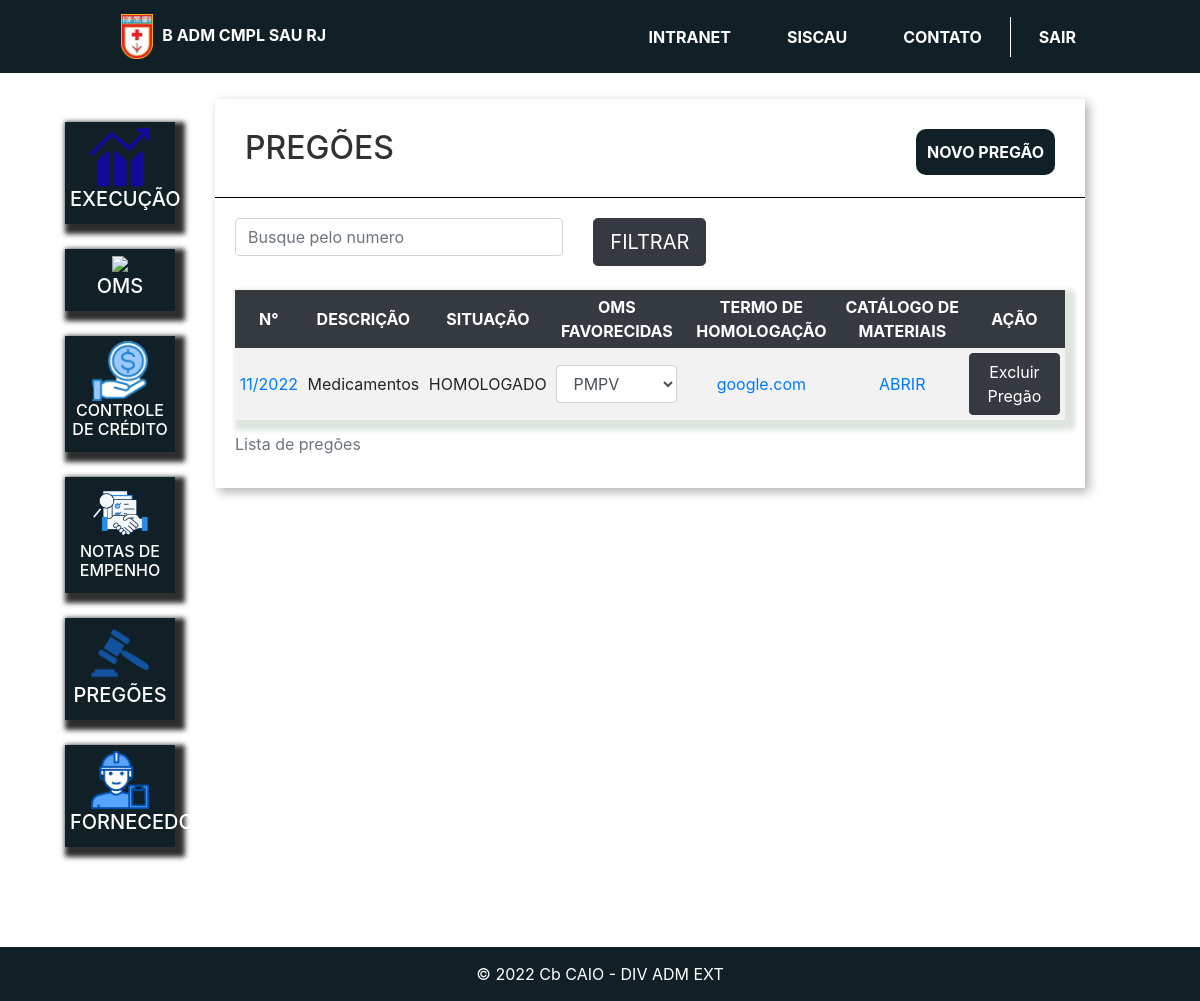
Before: /pregoes/ (signed in) with the older database file.
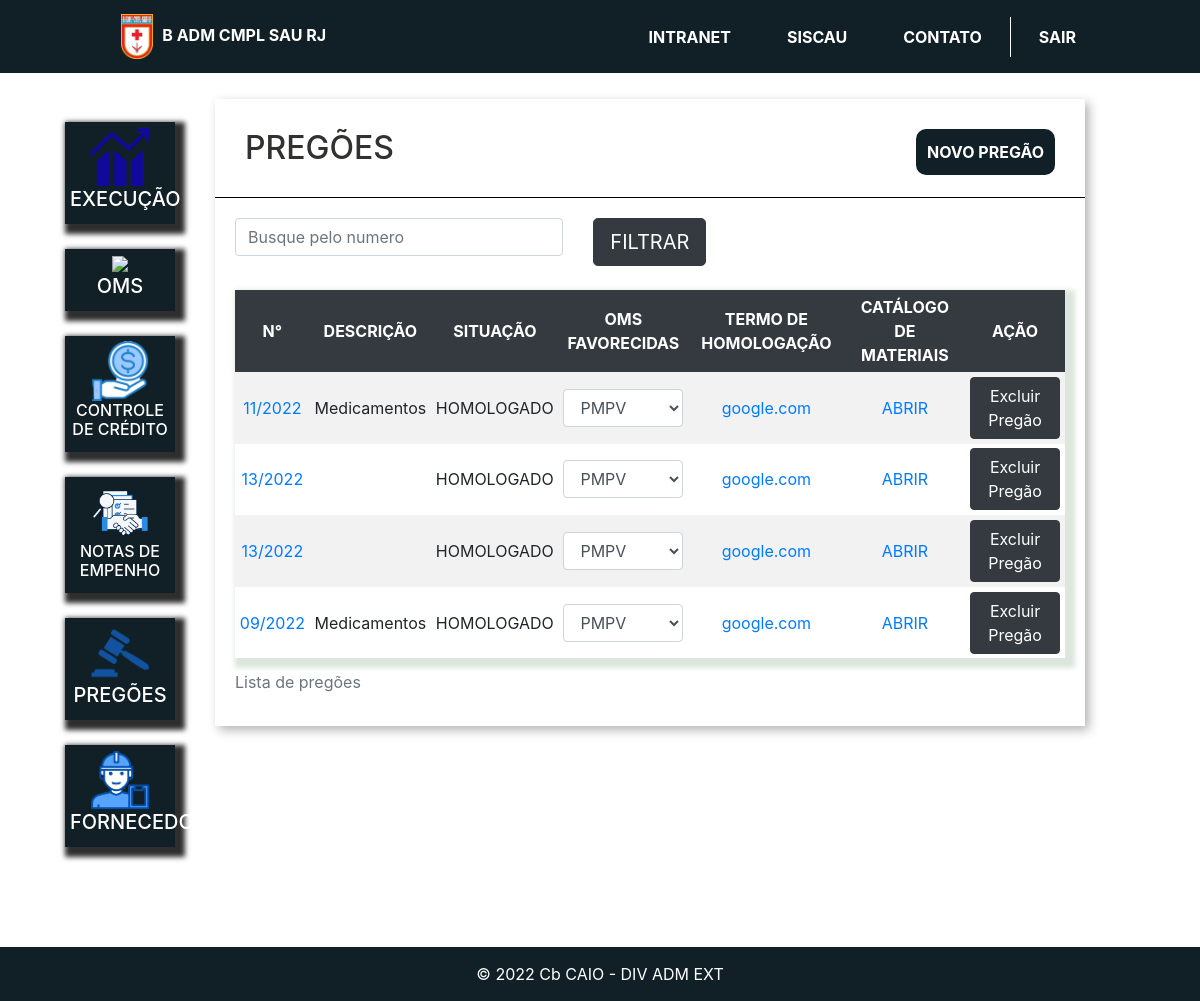
After: the same page with the newer database file.
### pregoes/models.py (models this page shows, shortened)
class Pregao(models.Model):
    SITUACAO_CHICES = (
    ('HOMOLOGADO','HOMOLOGADO'),
    ('CJU','CJU'),
    )
    saldo_homologado = models.FloatField()
    pregao = models.CharField(max_length=7, null=False, blank=False)
    situacao = models.CharField(max_length=20, choices=SITUACAO_CHICES)
    descrição = models.CharField(max_length=200, null=False, blank=False)
    oms_favorecidas = models.ManyToManyField("oms.Om")
    termo_homolocao = models.URLField()
    catalago = models.FileField(upload_to='catalago', null=True, blank=True)

### pregoes/views.py (the view)
# urls.py: path('', include('pregoes.urls')),
@login_required(login_url='/auth/logar/')
def pregoes(request):
    pregoes = Pregao.objects.all()
    oms = Om.objects.all()
    return render(request, 'pregoes.html', {'pregoes': pregoes, 'oms': oms})

### oms/models.py (called while the page is built)
    def __str__(self):
        return self.sigla

### plataforma/templates/pregoes.html (shortened to what this page needs)
{% extends 'base_plataforma.html' %}
{% load static %}
{% block 'plataforma' %}
    <div class="wrapper">
        <div class="box">
            <div class="header-box">
                <h2 class="titulo">PREGÕES</h2>
                <button type="button" class="btn btn-conteudo bg-fundo" data-toggle="modal" data-target="#modal">
                    NOVO PREGÃO
                </button>            </div>
            <div class="borda-box"></div>
            <div class="body-box">
                <form action='#' method='GET'> {% csrf_token %}
                <div class="row">
                        <div class="col-md-5">
                            <input type="text" placeholder="Busque pelo numero" class="form-control" name="nome">
                        </div>
                    <div class="col-md-3">
                        <input type="submit" value="FILTRAR" class="btn btn-lg btn-dark ">
                    </div>
                </div>
                </form>
                <br>
                <table class="tabela table-striped table-hover table-sm ">
                    <caption>Lista de pregões</caption>
                    <thead class='table-dark'>
                       <tr >
                        <th>N°</th>
                        <th>DESCRIÇÃO</th>
                        <th>SITUAÇÃO</th>
                        <th>OMS FAVORECIDAS</th>
                        <th>TERMO DE HOMOLOGAÇÃO</th>
                        <th>CATÁLOGO DE MATERIAIS</th>
                        <th>AÇÃO</th>
                    </tr>
                    </thead>
                    <tbody>
                        {% for pregao in pregoes %}
                        <tr>
                            <td><a href="{% url 'capacidade_empenho' pregao.id%}">{{pregao.pregao}}</a> </td>
                            <td>{{pregao.descrição}}</td>
                            <td>
                                {{pregao.situacao}}
                            </td>
                            <td>
                                <select class="form-control">
                                    {% for oms in pregao.oms_favorecidas.all %}
                                    <option>{{ oms }}</option>
                                    {% endfor %}
                                </select>
                            </td>
                            <td>
                                <a href="{{pregao.termo_homolocao}}" target='_blank'>{{pregao.termo_homolocao}}</a>
                            </td>
                            <td>
                                {% if pregao.catalago %}
                                <a href="{{pregao.catalago.url}}" target='_blank'>ABRIR</a>
                                {% else %}
                                <a href="#">----</a>
                                {% endif %}
                            </td>
                            <td>
                                <a href="{% url 'deletar_pregao' pregao.id %}" class="btn btn-dark ">Excluir Pregão</a>
                            </td>
                        </tr>
                        {% endfor %}
                    </tbody>
                </table>
            </div>
        </div>
    </div>
        </div>
{% endblock 'plataforma' %}

### templates/base_plataforma.html (shortened to what this page needs)
{% extends 'base.html' %}
{% load static %}
{% block 'body' %}
    <div class="container-fluid">
        <div class="row row1">
            <div class="col-md-2">
                <br>
                <a href="{% url 'home'%}" class="link-lateral">
                    <div class="card-lateral">
                    <img src="{% static 'plataforma/img/grafico.png' %}" weight='50' height='60'  >
                    <br>
                    <h5>EXECUÇÃO</h5>
                    </div>
                    </a>
                <a href="{% url 'home_oms'%}" class="link-lateral">
                    <div class="card-lateral">
                    <img src="{% static 'plataforma/img/saude.png' %}" weight='80' height='60'  >
                    <br>
                    <h5>OMS</h5>
                    </div>
                    </a>
                    <a href="{% url 'credito'%}" class="link-lateral">
                        <div class="card-lateral ">
                            <img src="{% static 'plataforma/img/credito.png' %}" weight='80' height='60'>
                            <h6>CONTROLE DE CRÉDITO</h6>
                        </div>
                    </a>
                    <a href="{% url 'om_empenhos'%}" class="link-lateral">
                    <div class="card-lateral">
                    <img src="{% static 'plataforma/img/ne.png' %}" weight='80' height='60'>
                    <h6>NOTAS DE EMPENHO</h6>
                    </div>
                    </a>
                    <a href="{% url 'pregoes'%}" class="link-lateral">
                    <div class="card-lateral ">
                    <img src="{% static 'plataforma/img/pregao.png' %}" weight='80' height='60'>
                    <br>
                    <h5>PREGÕES</h5>
                    </div>
                    </a>
                    <a href="{% url 'fornecedores'%}" class="link-lateral">
                        <div class="card-lateral card-ultimo">
                            <img src="{% static 'plataforma/img/fornecedor1.png' %}" weight='80' height='60'>
                            <br>
                            <h5>FORNECEDORES</h5>
                        </div>
                    </a>
            </div>
            <div class="col-md-9">
                {% block 'plataforma' %}
                {% endblock %}
            </div>
        </div>
{% endblock%}

### templates/base.html (shortened to what this page needs)
{% load static %}
<!doctype html>
<html lang="pt-BR">
<head>
    <link rel="stylesheet" href="https://cdn.jsdelivr.net/npm/bootstrap@4.6.1/dist/css/bootstrap.min.css">
    <link rel="stylesheet" href="{% static 'autenticacao/css/style.css'%}">
    <link rel="stylesheet" href="{% static 'plataforma/css/plataforma.css' %}">
    <link rel="stylesheet" href="{% static 'plataforma/css/empresas.css' %}">
</head>
<body class= '{% if user.is_authenticated %}body-branco{% else %}body-b{% endif %}'>
    <nav class="navbar navbar-expand-lg navbar-dark bg-fundo">
        <div class="nav-container">
            <div class="nav-logo">
             <a href="{% url 'home_auth'%}"><img src="{% static 'autenticacao/img/base.png'%}" class='logo'alt=""></a>
                <span>B ADM CMPL SAU RJ</span>
            </div>
            <div class="nav-body">
                               <ul class="navbar-nav mr-auto nav-content">
                <li class="nav-item ">
                    <a class="nav-link active" href="#">INTRANET </a>
                </li>
                <li class="nav-item">
                    <a class="nav-link active" href="#">SISCAU </a>
                </li>
                <li class="nav-item">
                    <a class="nav-link active" href="#">CONTATO </a>
                </li>
                <li class="nav-item">
                    {% if user.is_authenticated %}
                    <a class="nav-link active" href="{% url 'sair'%}">SAIR </a>
                    {% else %}
                    <a class="nav-link active" href="#">ENTRAR</a>
                    {% endif %}
                </li>
            </ul>
            </div>
        </div>
    </nav>
  {% block 'body' %}
  {% endblock %}
  <footer class="footer-inicial bg-fundo">
    <div class="footer-conteudo">
        <p class="p-item p-p">&copy; 2022 Cb CAIO - DIV ADM EXT</p>
    </div>
</footer>
</body>
</html>

### templates/static/autenticacao/css/style.css (style rules this page uses)
* { margin: 0; box-sizing: border-box; padding: 0; }
.body-branco { background: white; }
.row1 { border-left: 60px; }
.bg-fundo { background-color: #112026 !important; color: white; }
.logo { height: 55px; width: auto; padding: 5px; cursor: pointer; }
table { box-shadow: 5px 5px 5px 5px rgb(220, 230, 220); text-align: center; }
ul li:nth-child(3) { border-right: 0.1px solid white; align-items: right; }
li { padding: 0 20px; transition: all 300ms ease; color: white; font-weight: bold; align-items: right; }
.nav-body { margin-right: 80px; }
.nav-logo { margin-left: 100px; font-weight: bold; color: white; }
.nav-container { width: 100%; display: flex; align-items: center; justify-content: space-between; padding: 1px 0; }
.p-p { margin: 20px; font-size: 1.4rem; }
.footer-inicial { display: flex; color: white; justify-content: center; width: 100%; padding: 10px 0; color: white; }
.footer-conteudo { display: flex; margin: auto; }
.p-item { margin: 5px 0; font-size: 1rem; }

### templates/static/plataforma/css/plataforma.css (style rules this page uses)
.card-lateral { background-color: #112026; margin-left: 50px; margin-top: 25px; margin-right: 10px; padding: 5px; color: white; font-weight: bold; font-size: 13px; text-align: center; box-shadow: 5px 5px 5px 5px rgb(45, 46, 45); }
.card-ultimo { margin-bottom: 100px; }
.titulo { color: #27DB8F; }

### templates/static/plataforma/css/empresas.css (style rules this page uses)
.wrapper { margin-top: 3%; display: flex; flex-direction: row; justify-content: center; align-items: center; }
.box { width: 80vw; background: #fff; box-shadow: 4px 4px 10px rgba(0,0,0,.3); margin-bottom: 100px; }
.titulo { display: inline; text-align: center; color: rgb(51, 48, 48); align-items: center; justify-content: center; }
.btn-conteudo { float: right; text-decoration: none; padding: 10px; border-radius: 10px; font-weight: bold; }
.header-box { padding: 30px; }
.borda-box { border-top: 1px solid black; }
.body-box { padding: 20px; }
.tabela { width: 100%; margin-top: 0px; }

Changed rows visible on the page:
added Pregao: pregao "13/2022", situacao "HOMOLOGADO", termo_homolocao "google.com"
added Pregao: pregao "13/2022", situacao "HOMOLOGADO", termo_homolocao "google.com"
added Pregao: pregao "09/2022", descrição "Medicamentos", situacao "HOMOLOGADO", termo_homolocao "google.com"
